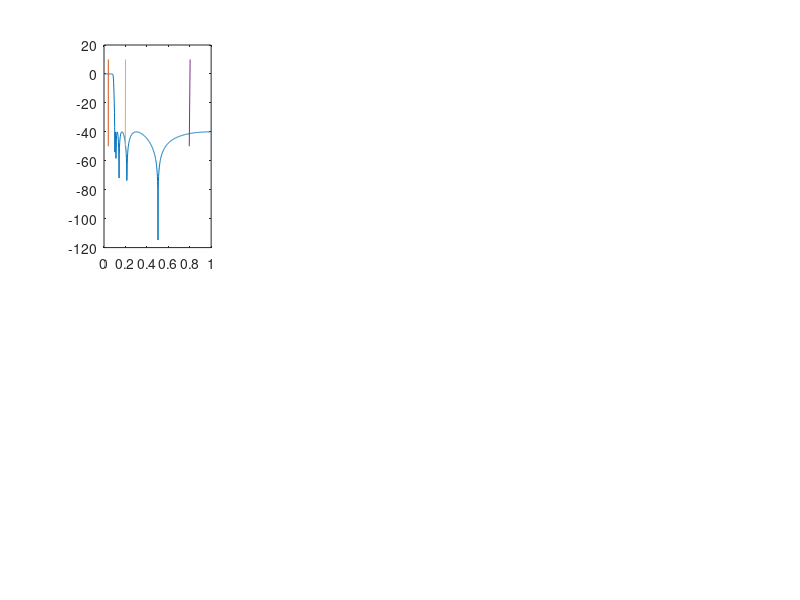

This figure's MATLAB source: (Note: this script raises an error after producing the figure.)
function FiltersDigital
    
    % TYPE OF FILTRATION
    ftype = 0; % difference
    ftype = 1; % convolution

    Np = 3; % number of periods
    % Frequences
    Om = [1 5 20];
    % Amplitudes
    Amp = [10 3 1];
    AmpN = 0; % noise amplitude    % Phases
    Phi = [0 pi/2 pi/3];
    fs = 8; % sampling frequency
    Omd = pi*fs;
    
    %
    h_min = -50;
    h_max = 10;
    H = [h_min h_max];
    Om1 = [Om(1)/Omd 1.01*Om(1)/Omd];
    Om2 = [Om(2)/Omd 1.01*Om(2)/Omd];
    Om3 = [Om(3)/Omd 1.01*Om(3)/Omd];
   
    % INPUT SIGNAL
    T = 1 / fs;
    t = 0:T:Np*max(2*pi./Om);   
    s = signal(t, Om, Amp, AmpN, Phi);
    
    % IIR FILTERS
    Wlp = 0.1;
    Whp = 0.3;
    Wbp = [0.1 0.3];
    Wbs = [0.1 0.9];
    n = 10; % filter order
    Rs = 40; % dB of attenuation
    
    % lowpass
    [b,a] = cheby2(n,Rs,Wlp);
    dataIn = s;
    dataOut = apply_filter(b,a,dataIn,fs,ftype);
    subplot(2,4,1);
    [h,w] = freqz(b,a);
    plot(w/pi,20*log10(abs(h)), Om1, H, Om2, H, Om3, H);
    ax = gca;
    ax.YLim = [h_min h_max];
    ax.XTick = 0:.5:2;
    xlabel('Normalized Frequency (\times\pi rad/sample)')
    ylabel('Magnitude (dB)')
    title('lowpass');
    subplot(2,4,5);
    plot(t, dataIn, t, dataOut);
    
    % highpass
    [b,a] = cheby2(n,Rs,Whp,'high');
    dataIn = s;
    dataOut = apply_filter(b,a,dataIn,fs,ftype);
    subplot(2,4,2);
    [h,w] = freqz(b,a);
    plot(w/pi,20*log10(abs(h)), Om1, H, Om2, H, Om3, H);
    ax = gca;
    ax.YLim = [h_min h_max];
    ax.XTick = 0:.5:2;
    xlabel('Normalized Frequency (\times\pi rad/sample)')
    ylabel('Magnitude (dB)')
    title('highpass');
    subplot(2,4,6);
    plot(t, dataIn, t, dataOut); 
    
     % bandpass
    [b,a] = cheby2(n,Rs,Wbp,'bandpass');
    dataIn = s;
    dataOut = apply_filter(b,a,dataIn,fs,ftype);
    subplot(2,4,3);
    [h,w] = freqz(b,a);
    plot(w/pi,20*log10(abs(h)), Om1, H, Om2, H, Om3, H);
    ax = gca;
    ax.YLim = [h_min h_max];
    ax.XTick = 0:.5:2;
    xlabel('Normalized Frequency (\times\pi rad/sample)')
    ylabel('Magnitude (dB)')
    title('bandpass');
    subplot(2,4,7);
    plot(t, dataIn, t, dataOut);
    
     % bandstop
    [b,a] = cheby2(n,Rs,Wbs,'stop');
    dataIn = s;
    dataOut = apply_filter(b,a,dataIn,fs,ftype);
    subplot(2,4,4);
    [h,w] = freqz(b,a);
    plot(w/pi,20*log10(abs(h)), Om1, H, Om2, H, Om3, H);
    ax = gca;
    ax.YLim = [h_min h_max];
    ax.XTick = 0:.5:2;
    xlabel('Normalized Frequency (\times\pi rad/sample)')
    ylabel('Magnitude (dB)')
    title('bandstop');
    subplot(2,4,8);
    plot(t, dataIn, t, dataOut);
    
    figure
    
    % FIR FILTERS
    
    ord = 44;
    low = 0.1;
    bnd = [0.5 0.9];
    
    % fir1
    b = fir1(ord,[low bnd],'DC-1',tukeywin(ord+1));
    a = 1;
    dataIn = s;
    dataOut = filter(b,a,dataIn);
    subplot(2,2,1);
    [h,w] = freqz(b,a);
    plot(w/pi,20*log10(abs(h)), Om1, H, Om2, H, Om3, H);
    ax = gca;
    ax.YLim = [h_min h_max];
    ax.XTick = 0:.5:2;
    xlabel('Normalized Frequency (\times\pi rad/sample)')
    ylabel('Magnitude (dB)')
    title('fir1');
    subplot(2,2,3);
    plot(t, dataIn, t, dataOut);
    
    f = [0 0.05 0.4 0.6 0.95 1];
    c = [0 0.0 1.0 1.0 0.0 0];
    b = firpm(17,f,c);
    a = 1;
    dataIn = s;
    dataOut = filter(b,a,dataIn);
    subplot(2,2,2);
    [h,w] = freqz(b,a);
    plot(w/pi,20*log10(abs(h)), Om1, H, Om2, H, Om3, H);
    ax = gca;
    ax.YLim = [h_min h_max];
    ax.XTick = 0:.5:2;
    xlabel('Normalized Frequency (\times\pi rad/sample)')
    ylabel('Magnitude (dB)')
    title('firpm');
    subplot(2,2,4);
    plot(t, dataIn, t, dataOut);    
    
    % IIR zeros and poles
    figure
    
    [b,a] = cheby2(n,Rs,Wlp);
    subplot(2,2,1);
    zplane(b,a);
    title('lowpass');
    
    [b,a] = cheby2(n,Rs,Whp,'high');;
    subplot(2,2,2);
    zplane(b,a);
    title('highpass');
    
    [b,a] = cheby2(n,Rs,Wbp,'bandpass');
    subplot(2,2,3);
    zplane(b,a);
    title('bandpass');
    
    [b,a] = cheby2(n,Rs,Wbs,'stop');
    subplot(2,2,4);
    zplane(b,a);
    title('bandstop');

end
      
function s = signal(t, Omega, Amp, AmpN, Phi)

    s = 0;
    for i = 1:length(Omega)
        s = s + Amp(i) * sin(Omega(i) * t + Phi(i));
    end
    s = s + AmpN * rand(1);
    
end

function y = apply_filter(b,a,x,fs,ftype)
    if ftype == 0
        y = filter_raznost(b,a,x);
    else
        y = filter_convolution(b,a,x,fs);
    end
end

function y = filter_raznost(b,a,x)
    
    Nt = length(x);
    y = zeros(1,Nt);
   
    P = length(b);
    Q = length(a);
    
    shift = max(P,Q) + 1;
    x = [zeros(1,shift) x];
    y = [zeros(1,shift) y];
    
    for n = shift:(Nt+shift)
        for i = 1:P
            y(n) = y(n) + b(i)*x(n+1-i);
        end
        for k = 1:Q
            y(n) = y(n) - a(k)*y(n-k);
        end
    end
    
    x = x(shift+1:end);
    y = y(shift+1:end);

end

function y = filter_convolution(b,a,x,fs)
    
    Nt = length(x);

    [h,t] = impz(b,a,Nt,fs);
    y = zeros(1,Nt);
    for k = 1:Nt
        for m = 1:k
            y(k) = y(k) + x(m) * h(k+1-m);
        end
    end
    
end